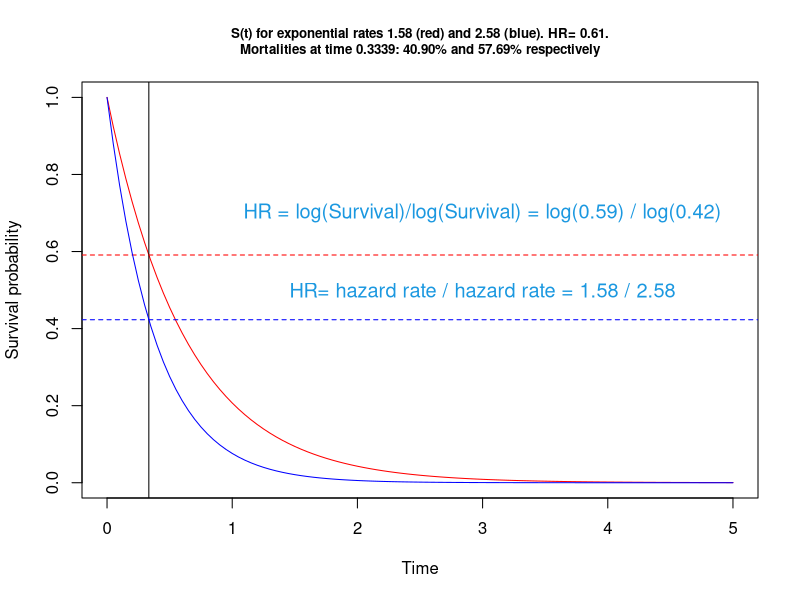
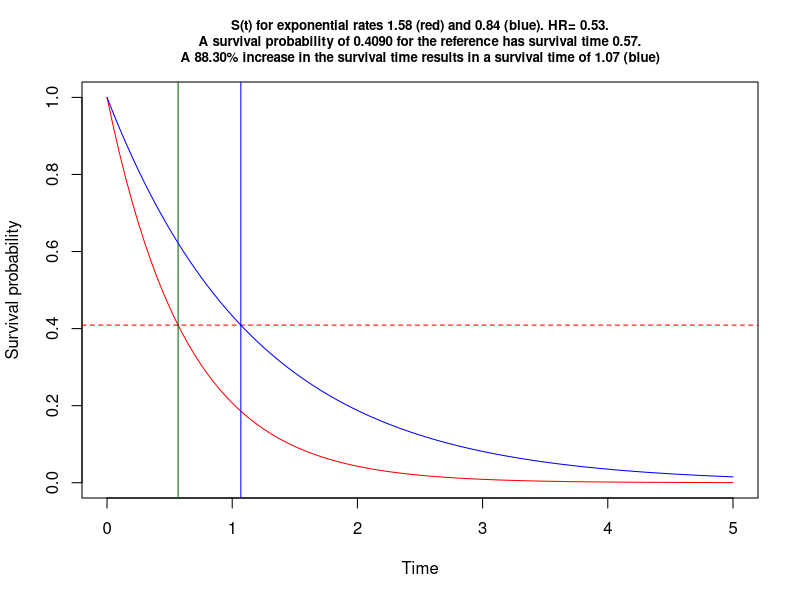

Recreate these plots in R, in order. (Note: this script raises an error after producing the figures.)
## ---- chunk 1

#/***************************************************************************#
#Filename           :      xxxxxxxxxxxxxxxxxxxxx
#Author             :      obrieea1
#Date               :      xx-May-2021
#R                  :      xxxxxxxxxxxxx
#Platform           :      xxxxxxxxxxxxx 
#Project/Study      :      xxxxxxxxxxxxx
#Description        :      xxxxxxxxxxxxx   
#Assumptions:   
#Input              :       
#Output             :      An .R, .Rmd and .html file is output to xxx
#                          An .R file is output to the dir where original .Rmd file is located
#Macros used        :      none
#---------------------------------------------------------------------------
#MODIFICATION HISTORY: 
#    <DD-MON-YYYY>,
#    <Description> 
#    
#***************************************************************************/

# knit: (function(inputFile, encoding) { 
#               out_dir <- '~/Survival-power';   
#           rmarkdown::render(inputFile,
#                         encoding=encoding, 
#       output_file=file.path(out_dir,'survival power exploration.html')) })

        rm(list=ls())

        set.seed(123)
        startTime<-proc.time()
        library(knitr)
        knit_hooks$set(purl = hook_purl)  #new line
        options(width=120)
        options(width = 999)
        opts_chunk$set(comment = "", warning = FALSE, message = FALSE,
                       echo = FALSE, tidy = FALSE, size="tiny",  cache=FALSE,
                       progress=TRUE,
                         fig.width=7, fig.height=3.5,
                       cache.path = 'program_Cache/',
                       fig.path='figure/')
         
        knitr::knit_hooks$set(inline = function(x) {
          knitr:::format_sci(x, 'md')
        })
         
        
        options(scipen=999)  # remove scientific notation
        
      
        # create an R file of the code!
        # https://stackoverflow.com/questions/26048722/knitr-and-tangle-code-without-execution
        
         # knit_hooks$set(purl = function(before, options) {
         #   if (before) return()
         #   input  = current_input()  # filename of input document
         #   output = paste(tools::file_path_sans_ext(input), 'R', sep = '.')
         #   if (knitr:::isFALSE(knitr:::.knitEnv$tangle.start)) {
         #   assign('tangle.start', TRUE, knitr:::.knitEnv)
         #   unlink(output)
         # }
         #   cat(options$code, file = output, sep = '\n', append = TRUE)
         # })

          # function to calculate the mode     
          getmode <- function(v) {
               uniqv <- unique(v)
               uniqv[which.max(tabulate(match(v, uniqv)))]
          }
  
          
        # https://stackoverflow.com/questions/36868287/purl-within-knit-duplicate-label-error
          
          options(knitr.duplicate.label = 'allow') # to help with purl
 
          
## ---- chunk 2

 
      
      gps1 <-  paste0('~/Survival-power')
      gps2 <-  paste0('~/Survival-power')
      
      path.script <- paste0(gps1, '')        # code to go here
      path.import <- paste0(gps2, '')  # data is here
      path.export <- paste0(gps1, '') 
      
      wd <- Rhome <- paste0('~/Survival-power')
      wd.code <- paste0(Rhome,'')                 
      wd.data <- paste0(Rhome,'')
 
      
      
      # rounding functions
      p2 <- function(x) {formatC(x, format="f", digits=2)}
      p3 <- function(x) {formatC(x, format="f", digits=3)}
      p4 <- function(x) {formatC(x, format="f", digits=4)}
      
       # https://stackoverflow.com/questions/3245862/format-numbers-to-significant-figures-nicely-in-r
      formatz <- function(x){
        
        if (!is.na(x)  ) {
          
          formatC(signif(x,digits=5), digits=5,format="fg", flag="#",big.mark=",")
          
        }
        
      }
      
      formatz0 <- function(x){
        sprintf(x, fmt = '%s')  
      }
      formatz1 <- function(x){
        sprintf(x, fmt = '%#.1f')  
      }
      formatz2 <- function(x){
        sprintf(x, fmt = '%#.2f')  
      }
      formatz00 <- function(x){
        round(x,0) 
      }
      formatz4 <- function(x){
        sprintf(x, fmt = '%#.4f')  
      }
 
      
## ---- chunk 3
      
    # functions  to get means and SDs, not used
    mymean <- function(x) {mean(x, na.rm=T)}
    mysd <- function(x) {sd(x, na.rm=T)}
    
     
## ---- chunk 4
 
    library(rms) # for modelling
    library(tidyverse)
   
## ---- chunk 5
      
  # x <- list.files(path.import,".")   # get the names of all files in this dir.
  # #
  # f <- x[grep("\\.sas7bdat\\b",x)]  # get the names that include sas7bdat
  # 
  # f <- c("zzzzz.sas7bdat","yyyy.sas7bdat","xxxx.sas7bdat")
  # 
  # # assign names to objects and call the object the actual name
  # for (i in 1:length(f)) assign(f[i], haven::read_sas(paste0(path.import,f[i])))


  lambda  <-runif(1,1,3)                       # this will be a constant hazard rate
  lambda2 <-runif(1,1,3)                       # second curve rate
  
  end <- ceiling(-(log(1-.999)/ lambda))       # for plotting 99th percentile
  s <- seq(0,end, length.out = end+1)          # reasonable x axis
  p=.5                                         # choose survival prop
  p=runif(1)
  ms <- -log(1-p)/lambda                       # survival

 
  
  (time1 <- ms )
  (mort1 <-  exp(-lambda2*  ms  ) ) # e^-lambda*t
  
  # tereneau book p62
  # In the case of exponential distributions, the reciprocal of the ratio of
  # medians (or any other quantile) gives e(b). For example, if we want to
  # detect a 50% increase in median survival time, we would set e(Beta) = 2/3. 
  (log(1-p)/log(mort1))
  lambda/lambda2
  #~~~~~~~~~~~~~~~~~~~~~~~~~~~~~~~~~~~~~~~~~~~~~~~~~~~~~~~~~~~~~~~~~~~~~~~~~~~~~~~~~~~~
  #~~~~~~~~~~~~~~~~~~~~~~~~~~~~~~~~~~~~~~~~~~~Survival function~~~~~~~~~~~~~~~~~~~~~~~~~~~~~~~
  #par(mfrow=c(2,1))
  zp <- function(x, shape, scale)
    pweibull(x, shape=shape, scale=scale,lower.tail=F)
  
 
   
  curve(zp(x, shape=1, scale=1/lambda), from=0, to=end, 
         main=paste0("S(t) for exponential rates ",formatz2(lambda)," (red) and ",formatz2(lambda2), " (blue). HR= ",formatz2(lambda/lambda2),".\nMortalities at time ",
                       formatz4(ms),": ",formatz2(p*100),"% and ", 
                    formatz2((1-mort1)*100 ), "% respectively" ), cex.main = .8,
        ylab='Survival probability', xlab='Time', col="red")
  abline(v=ms )  
  abline(h=1-p , col='red' , lty=2)
  
   
  curve(zp(x, shape=1, scale=1/lambda2), from=0, to=end, #main=paste0("S(t), rate = ",lambda2,""),
        ylab='Survival probability', xlab='Time', col="blue", add=TRUE)
  abline(h=mort1 , col='blue' , lty=2)  # think of exp(-lambda*t) where t is the define line above
  

  text(x = end*.6, y = .7,                # Text with different color & size
       paste0("HR = log(Survival)/log(Survival) = log(",formatz2(1-p),") / log(",formatz2(mort1),")"),
       col = "#1b98e0",
       cex = 1.2)
  
  text(x = end*.6, y = .5,                # Text with different color & size
       paste0("HR= hazard rate / hazard rate = ",formatz2(lambda)," / ",formatz2(lambda2),""),
       col = "#1b98e0",
       cex = 1.2)
 # ratio of two survivals
 A <- -log(1-p)/lambda2
 B <- -log(1-p)/lambda
  
 A/B
 lambda/lambda2
  
 #~~~~~~~~~~~~~~~~~~~~~~~~~~~~~~~~~~~~~~~~~~~~~~~~~~~~~~~~~~~~~~~~~~~~~~~~~~~~~~~~~~~~~~~~~~~~~~~~
 ## instead of survival mortality lets postulated change in the time for survival  
 
  #a 50% increase in median survival time, we would set e(3 =
 
 fact. <-  0.50 # % increase in time for survival of this means
 fact. <-  runif(1) # % increase in time for survival of this means
 #lambda <-  3 # baseline hazard (reference)
 lambda2  <-  lambda/(1+fact.)
 hr    <-  lambda2/lambda
 
 curve(zp(x, shape=1, scale=1/lambda), from=0, to=end, 
       main=paste0("S(t) for exponential rates ",formatz2(lambda)," (red) and ",formatz2(lambda2), " (blue). HR= ",formatz2(hr),".\n A survival probability of ",formatz4(p)," for the reference has survival time ",
                   formatz2(-log(p)/lambda),". \nA ",formatz2(fact.*100) ,"% increase in the survival time results in a survival time of ",formatz2(-log(p)/lambda2)," (blue)"),  cex.main = .8,
       ylab='Survival probability', xlab='Time', col="red")
 abline(v= -log(p)/lambda, col='darkgreen')  
 abline(h=p , col='red' , lty=2)
 abline(v= -log(p)/lambda2 , col='blue')   
 
 curve(zp(x, shape=1, scale=1/lambda2), from=0, to=end,  
       ylab='Survival probability', xlab='Time', col="blue", add=TRUE)
  
 #~~~~~~~~~~~~~~~~~~~~~~~~~~~~~~~~~~~~~~~~~~~~~~~~~~~~~~~~~~~~~~~~~~~~~~~~~~~~~~~~~~~~~~~~~~~~~~~~
 
# par(mfrow=c(1,1))
 
## ---- chunk 6
     
## ---- chunk 7
 
# This function is useful for creating d1 an input to Hmisc cpower

  morti <- function ( d0=.5, hr=2/3, time=6){
    
      lambda = -log(1-d0)/time     # hazard rate 
      m = 1 - exp(-lambda*time*hr) # mortality hence subtracting from 1
      return(m)
  } 
  
 
  d0 <- 0.5
  d1 <- morti()
  
  cpower(tref=6, n=352, mc=d0, r= 100*(d0 - d1)/d0, tmin=39/4, 
         accrual=74/4, alpha=.05, pr=TRUE,
         noncomp.c = 0, noncomp.i = 0)


 
## ---- chunk 8

## ---- chunk 9
  
d0 <- 1-.29
d1 <- 1-.4
cpower(tref=1, n=444, mc=d0, r= 100*(d0 - d1)/d0, tmin=1, 
       accrual=1, alpha=.05, pr=TRUE,
       noncomp.c = 0, noncomp.i = 0)
  
  
  
## ---- chunk 10
     
## ---- chunk 11
     

cpower(tref=2, n=1000, mc=.2, r=25, accrual=2, tmin=1, 
       noncomp.c=10, noncomp.i=17.5)

# repeating using my function, only difference due to rounding

  d0= .2
  time=2
  hr=0.7283
  d1 <- morti(d0=d0, hr= hr, time=time)
  
  cpower(tref=time, n=1000, mc=d0, r=100*(d0 - d1)/d0, accrual=2, tmin=1, 
         noncomp.c=10, noncomp.i=17.5)
 
## ---- chunk 12

  
  d0= .6
  time=5
  d1=.41
  
  cpower(tref=time, n=400, mc=d0, r=100*(d0 - d1)/d0, accrual=1.5, tmin=2,    # p478 and p482
         noncomp.c=0, noncomp.i=0)
  
  cpower(tref=time, n=400, mc=d0, r=100*(d0 - d1)/d0, accrual=2,    tmin=2,      # p483
         noncomp.c=0, noncomp.i=0)
  
  cpower(tref=time, n=903, mc=d0, r=100*(d0 - d1)/d0, accrual=20/24, tmin=0,  # p483 no this does not match <-!!
         noncomp.c=0, noncomp.i=0) 


## ---- chunk 13

# Stata survival book p353/354, we duplicate with cpower
# stpower exponential 0.03, hratio(0.6) power(0.9) aperiod(20) fperiod(15)

    hr   <- 0.6
    h    <- 0.03  
    time <- 1/h*(-log(1-0.5))^(1)  #Weibull
    d0   <- 0.5
    d1   <- morti(d0=d0, hr= hr, time=time)  # my function
  
  cpower(tref=time, n=190*2, mc=d0, r=100*(d0 - d1)/d0, accrual=20, tmin=15, 
         noncomp.c=0, noncomp.i=0) #

## ---- chunk 14

 
# stpower exponential 0.03, hratio(0.6) power(0.9) fperiod(35) loghazard detail

simfunx <- function(p=1, hr=.6, n=30, At=20, lambdaC=.018, alpha=0.05, seed=NULL ) {
  
      if (!is.null(seed)) set.seed(seed)
      
      h  <- lambdaC #                    # hazard for exponential using med surv, remeber -log(0.5) is the same 
      ms <- 1/h*(-log(1-0.5))^(p)        # lets show we know how to recreate median survival
      T1 <- 1/h*(-log(runif(n)))^(p)     # weibull times, p=1 so exp, lambda=h
      
      ms2<- ms*hr                        # use the HR to get hazard in other group
      h2 <- log(2)/ms2
      T2 <- 1/h2*(-log(runif(n)))^(p)    # create n weibull times, p=1 so exp, lambda=h2
      
      # lambdaC hazard of censoring
      C1 = rweibull(n, shape=1, scale=1/lambdaC)   # censoring time
      C2 = rweibull(n, shape=1, scale=1/lambdaC)   # censoring time
      
      C1 = rep(100000,n)    # censoring time, basically no censoring due to large time I use here
      C2 = rep(100000,n)    # censoring time  basically no censoring due to large time I use here
      
      time1 = pmin(T1,C1)  # observed time is min of censored and true grp0
      time2 = pmin(T2,C2)  # observed time is min of censored and true grp1
      
      event1 = time1==T1   
      event2 = time2==T2   
      
      event = c(event1,event2)
      Ti = c(time1,time2)
      
      event <- ifelse(Ti >= At, 0, event)
      Ti <-     ifelse(Ti >= At, At, Ti)
      #~~~~~~~~~~~~~~~~~~~~~~~~~~~~~~~~~~~~~~~~~~~~~~~~~~~~~~~~~~~~~~~~~~~~~
      dd <- data.frame(T= Ti, 
                       x = c(rep(1,n), rep(0,n)), 
                       event = event )
      
      l = coxph(Surv(T, event) ~ x, dd)
      
      o <- anova(l)$`Pr(>|Chi|)`[2] # P-value from likelihood ratio test
      
      pow <- o<=alpha
      
      u <- exp(confint(l, level = .9))  [2][[1]]  # use for upper 90% conf interval for non inferiority
      
      n <- (l$n-l$nevent)/l$n  
      
      p <- exp(l$coefficients[[1]])
      
      ev <- l$nevent  # no of events
      
      h1=h
      h2=h2
      
      c( (h1), (h2), (ev),  (n), (p), (u), (o),  (pow))
}


simres <- plyr::raply(1000,simfunx(p=1, hr=1/.6, n=294/2, At=35, lambdaC=.03))
simres <- as.data.frame(simres)
names(simres) <- c("h1","h2","No of events", "Proportion of events","HR", "HR Upper 90CI","Mean P-value","Power")
options(digits=3)
r <- (apply(simres,2, mean))
r<-as.data.frame(r)
print(kable(t(r)))
options(digits=7)


## ---- chunk 15


## ---- chunk 16


simfunf <- function(p=1, hr=.6, n=30, acc=20, fup=5, lambdaC=.018, alpha=0.05, seed=NULL ) {
  
  if (!is.null(seed)) set.seed(seed)
  
  At <- T1 <- T2 <- D1 <- D2 <- T1a <- T2a <- time1 <- time2 <- l <- NULL
  
  At= acc + fup
  
  h  <- lambdaC #                    # hazard for exponential using med surv, remeber -log(0.5) is the same 
  ms <- 1/h*(-log(1-0.5))^(p)        # lets show we know how to recreate median survival
  T1 <- 1/h*(-log(runif(n)))^(p)     # weibull times, p=1 so exp, lambda=h
  
  ms2<- ms*hr                        # use the HR to get hazard in other group
  h2 <- log(2)/ms2
  T2 <- 1/h2*(-log(runif(n)))^(p)    # create n weibull times, p=1 so exp, lambda=h2
  
  # lambdaC hazard of censoring
  C1 = rweibull(n, shape=1, scale=1/lambdaC)   # censoring time
  C2 = rweibull(n, shape=1, scale=1/lambdaC)   # censoring time
  
  a1 <- runif(n,0,acc) # use these for random uniform accrual times
  a2 <- runif(n,0,acc)
  
  D1 = T1+a1   # add rand uniform to weibull events
  D2 = T2+a2
  
  T1a <- ifelse(D1>At, At,  T1 )  # make sure no time + accrual entry exceeds accrual + follow up
  T2a <- ifelse(D2>At, At,  T2 )  # and replace [rand uniform to weibull events] with original time to event time

  # by pass censoring, so no censoring!
  C1 = rep(100000,n)    # censoring time, basically no censoring
  C2 = rep(100000,n)    # censoring time  basically no censoring
  
  time1 = pmin(T1a,C1)  # observed time is min of censored and true grp0
  time2 = pmin(T2a,C2)  # observed time is min of censored and true grp1
  
  event1 = time1==T1a   
  event2 = time2==T2a   
  
  
  event = c(event1,event2)
  Ti = c(time1,time2)
  
  event <- ifelse(Ti >= At, 0, event)
  Ti <-     ifelse(Ti >= At, At, Ti)
  #~~~~~~~~~~~~~~~~~~~~~~~~~~~~~~~~~~~~~~~~~~~~~~~~~~~~~~~~~~~~~~~~~~~~~
  dd <- data.frame(T= Ti, 
                   x = c(rep(1,n), rep(0,n)), 
                   event = event )
  
  l = coxph(Surv(T, event) ~ x, dd)
  
  o <- anova(l)$`Pr(>|Chi|)`[2] # P-value from likelihood ratio test
  
  pow <- o<=alpha
  
  u <- exp(confint(l, level = .9))  [2][[1]]  # use for upper 90% conf interval for non inferiority
  
  n <- (l$n-l$nevent)/l$n  
  
  p <- exp(l$coefficients[[1]])
  
  ev <- l$nevent  # no of events
  
  h1=h
  h2=h2
  
  c(h1,h2,ev,n,p,u,o, pow)
}

# my god it works!!!
simres <- plyr::raply(1000,simfunf(p=1, hr=.6, n=190,  lambdaC=.018, acc=20, fup=15))
simres <- as.data.frame(simres)
names(simres) <- c("h1","h2","No of events", "Proportion of events","HR", "HR Upper 90CI","Mean P-value","Power")
options(digits=3)
r <- (apply(simres,2, mean))
r<-as.data.frame(r)
print(kable(t(r)))
options(digits=7)


## ---- chunk 17
 

hr=.6
h  <- .03  
time <- 1/h*(-log(1-0.5))^(1) 
d0=.5

d1 <- morti(d0=d0, hr= hr, time=time)

cpower(tref=time, n=190*2, mc=d0, r=100*(d0 - d1)/d0, accrual=20, tmin=15, 
       noncomp.c=0, noncomp.i=0) #?



## ---- chunk 18

      options(width=70)
     # opts_knit$set(root.dir = wd.code)   ##THIS SETS YOUR WORKING DIRECTORY
      sessionInfo()
      print(getwd())
      stopTime<-proc.time()

## ---- chunk 19

    # move stangle R file to a folder in GPS
    # put this at bottom and give it the same name as the RMD file , replace any blanks with underscore
    # https://amywhiteheadresearch.wordpress.com/2014/11/12/copying-files-with-r/

    # https://stackoverflow.com/questions/21101573/need-the-filename-of-the-rmd-when-knitr-runs
    x <- knitr::current_input() 
    x
    rcode <-  gsub(' ','_', trimws(x))                       # replace blank with underscore, this is needed
    file.copy(rcode, path.script,  overwrite=TRUE)           # make a copy of the rcode in a folder of choice
    
    
    # saving the html to GPS!
    # https://stackoverflow.com/questions/28894515/rmarkdown-directing-output-file-into-a-directory
    # x1 <- gsub('\\.Rmd','\\.html', trimws(x)) 
    # rcode <-  gsub(' ','_', trimws(x1))   
    # knit: (function(inputFile, encoding) { 
    #   out_dir <- path.script;
    #   rmarkdown::render(inputFile,
    #                     encoding=encoding, 
    #                     output_file=file.path(dirname(x), out_dir, rcode)) })
    # 
    
    #http://felixfan.github.io/extract-r-code/
    #https://www.rdocumentation.org/packages/knitr/versions/1.19/topics/knit
    #y <- knitr::current_input()
    #knitr::purl(y, output = "test.R", documentation = 2)
 
    input  = knitr::current_input()  # filename of input document
    cat("checking purl..")
    input
    output = paste(tools::file_path_sans_ext(input), 'R', sep = '.')
    output
    #tools::file_path_sans_ext(input)
    knitr::purl(input,paste0(path.script,output),documentation=1,quiet=T)  ##where do we wish to save R code?
    getwd()
    
